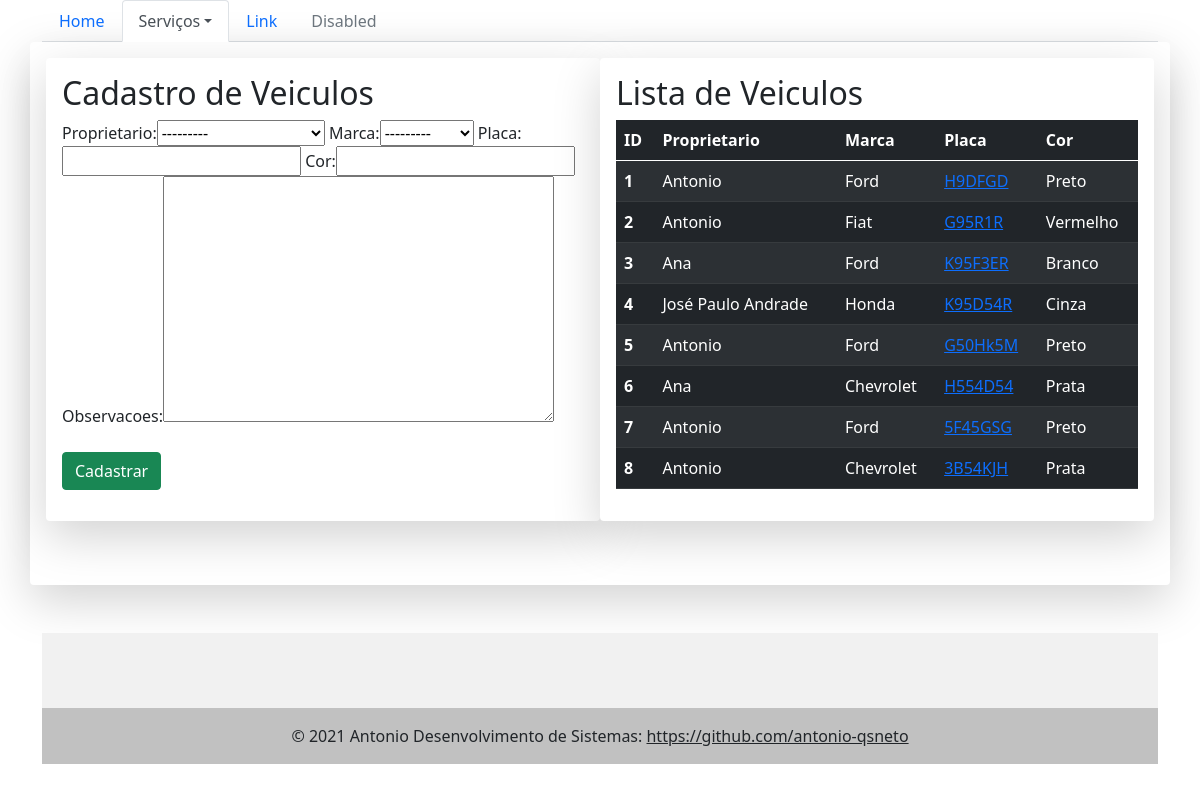
Page /veiculos/ on the earlier database version.
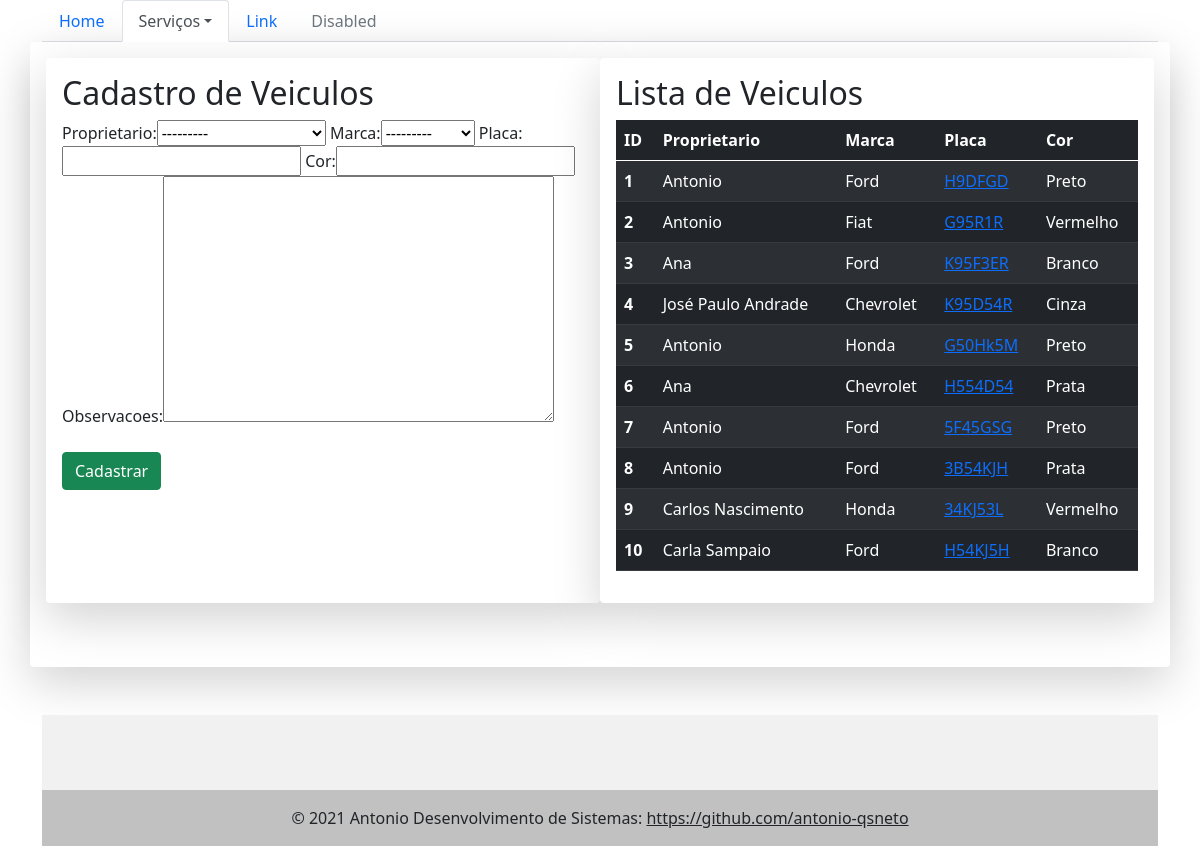
Same page on the later database version.
### core/models.py (models this page shows, shortened)
class Veiculo(models.Model):
    proprietario = models.ForeignKey(Pessoa, on_delete=models.PROTECT)
    marca = models.ForeignKey(Marca, on_delete=models.PROTECT)
    placa = models.CharField(max_length=7)
    cor = models.CharField(max_length=15)
    observacoes = models.TextField()

class Pessoa(models.Model):
    nome = models.CharField(max_length=100)
    endereco = models.CharField(max_length=100)
    telefone = models.CharField(max_length=20)
    def __str__(self):
        return self.nome
    """def __str__(self):
        return "{}".format(self.nome)"""

class Marca(models.Model):
    nome = models.CharField(max_length=100)
    def __str__(self):
        return self.nome

### core/views.py (the view)
# urls.py: url(r"^veiculos/$", lista_veiculos, name="core_lista_veiculos"),
def lista_veiculos(request):
    veiculos = Veiculo.objects.all()
    form = VeiculoForm()
    data = {'veiculos': veiculos, 'form': form}
    return render(request, 'core/lista_veiculos.html', data)

### core/form.py
class VeiculoForm(ModelForm):
    class Meta:
        model = Veiculo
        fields = '__all__'

### core/templates/core/lista_veiculos.html (shortened to what this page needs)
{% extends 'base.html' %}
{% load bootstrap %}
{% block menu %}
<ul class="nav nav-tabs">
  <li class="nav-item">
    <a class="nav-link" href="{% url "core_home" %}">Home</a>
  </li>
  <li class="nav-item dropdown">
    <a
      class="nav-link dropdown-toggle active"
      data-toggle="dropdown"
      href="#"
      role="button"
      aria-haspopup="true"
      aria-expanded="false"
      >Serviços</a
    >
  </li>
  <li class="nav-item">
    <a class="nav-link" href="#">Link</a>
  </li>
  <li class="nav-item">
    <a class="nav-link disabled" href="#">Disabled</a>
  </li>
</ul>
{% endblock menu %}
 {% block main %}
<div class="row shadow-lg p-3 mb-5 bg-white rounded">
  <div class="col-6 shadow-lg p-3 mb-5 bg-white rounded">
  <h2 lass="mb-5 mt-3">Cadastro de Veiculos</h2>
    <form action="{% url 'core_veiculo_novo' %}" method="POST">
      {% csrf_token %} {{ form|bootstrap }}
      <button class="btn btn-success mt-4" type="submit">Cadastrar</button>
    </form>
  </div>
  <div class="col-6 shadow-lg p-3 mb-5 bg-white rounded">
  <h2 lass="mb-5 mt-3">Lista de Veiculos</h2>
    <table class="table table-striped table-dark">
  <thead>
    <tr>
      <th scope="col">ID</th>
      <th scope="col">Proprietario</th>
      <th scope="col">Marca</th>
      <th scope="col">Placa</th>
      <th scope="col">Cor</th>
    </tr>
  </thead>
<tbody>
    {% for veiculo in veiculos %}
    <tr>
      <th scope="row"> {{veiculo.id}} </th>
      <td> {{ veiculo.proprietario }} </td>
      <td>{{ veiculo.marca }}</td>
      <td><a href="{% url 'core_veiculo_update' veiculo.id %}">
          {{ veiculo.placa }}
        </a></td>
      <td>{{ veiculo.cor }}</td>
      </tr>
      {% endfor %}
  </tbody>
</table>
  </div>
</div>
{% endblock main %}

### templates/base.html (shortened to what this page needs)
{% load static %}
<!DOCTYPE html>
<html lang="en">
  <head>
    <link rel="stylesheet" href="{% static 'bootstrap/css/bootstrap.css' %}" />
  </head>
  <body>
    <div class="container">
      {% block menu %}{% endblock menu %} {% block main %} {% endblock main %}
      {% block footer %}
      <footer class="text-center text-white" style="background-color: #f1f1f1">
        <div class="container pt-4">
          <section class="mb-4">
            <a
              class="btn btn-link btn-floating btn-lg text-dark m-1"
              href="#!"
              role="button"
              data-mdb-ripple-color="dark"
              ></a>
            <a
              class="btn btn-link btn-floating btn-lg text-dark m-1"
              href="#!"
              role="button"
              data-mdb-ripple-color="dark"
              ></a>
            <a
              class="btn btn-link btn-floating btn-lg text-dark m-1"
              href="#!"
              role="button"
              data-mdb-ripple-color="dark"
              ></a>
            <a
              class="btn btn-link btn-floating btn-lg text-dark m-1"
              href="#!"
              role="button"
              data-mdb-ripple-color="dark"
              ></a>
            <a
              class="btn btn-link btn-floating btn-lg text-dark m-1"
              href="#!"
              role="button"
              data-mdb-ripple-color="dark"
              ></a>
            <a
              class="btn btn-link btn-floating btn-lg text-dark m-1"
              href="#!"
              role="button"
              data-mdb-ripple-color="dark"
              ></a>
          </section>
        </div>
        <div
          class="text-center text-dark p-3"
          style="background-color: rgba(0, 0, 0, 0.2)"
        >
          © 2021 Antonio Desenvolvimento de Sistemas:
          <a class="text-dark" href="https://github.com/antonio-qsneto"
            >https://github.com/antonio-qsneto</a
          >
        </div>
      </footer>
      {% endblock footer %}
    </div>
  </body>
</html>

Differences in the rows shown:
changed Veiculo "Cinza": marca "Honda" → "Chevrolet"
changed Veiculo "G50Hk5M": marca "Ford" → "Honda"
changed Veiculo "3B54KJH": marca "Chevrolet" → "Ford"
added Veiculo: id "9", proprietario "Carlos Nascimento", marca "Honda", placa "34KJ53L", cor "Vermelho"
added Veiculo: id "10", proprietario "Carla Sampaio", marca "Ford", placa "H54KJ5H", cor "Branco"
